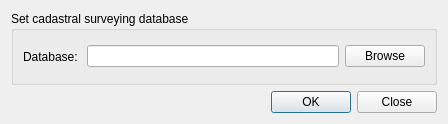
<?xml version="1.0" encoding="UTF-8"?>
<ui version="4.0">
 <class>SetCadastralSurveyingDatabase</class>
 <widget class="QDialog" name="SetCadastralSurveyingDatabase">
  <property name="geometry">
   <rect>
    <x>0</x>
    <y>0</y>
    <width>448</width>
    <height>124</height>
   </rect>
  </property>
  <property name="windowTitle">
   <string>Cadastrasl Surveying Database</string>
  </property>
  <layout class="QGridLayout" name="gridLayout_3">
   <item row="0" column="0">
    <widget class="QGroupBox" name="groupBox">
     <property name="title">
      <string>Set cadastral surveying database</string>
     </property>
     <layout class="QGridLayout" name="gridLayout_2">
      <item row="0" column="0">
       <layout class="QGridLayout" name="gridLayout">
        <item row="0" column="1">
         <widget class="QLineEdit" name="lineEditInputFile"/>
        </item>
        <item row="0" column="0">
         <widget class="QLabel" name="label">
          <property name="minimumSize">
           <size>
            <width>0</width>
            <height>27</height>
           </size>
          </property>
          <property name="text">
           <string>Database: </string>
          </property>
         </widget>
        </item>
        <item row="0" column="2">
         <widget class="QPushButton" name="btnBrowsInputFile">
          <property name="text">
           <string>Browse</string>
          </property>
         </widget>
        </item>
       </layout>
      </item>
     </layout>
    </widget>
   </item>
   <item row="1" column="0">
    <widget class="QDialogButtonBox" name="buttonBox">
     <property name="orientation">
      <enum>Qt::Horizontal</enum>
     </property>
     <property name="standardButtons">
      <set>QDialogButtonBox::Close|QDialogButtonBox::Ok</set>
     </property>
    </widget>
   </item>
  </layout>
 </widget>
 <resources/>
 <connections>
  <connection>
   <sender>buttonBox</sender>
   <signal>accepted()</signal>
   <receiver>SetCadastralSurveyingDatabase</receiver>
   <slot>accept()</slot>
   <hints>
    <hint type="sourcelabel">
     <x>248</x>
     <y>254</y>
    </hint>
    <hint type="destinationlabel">
     <x>157</x>
     <y>274</y>
    </hint>
   </hints>
  </connection>
  <connection>
   <sender>buttonBox</sender>
   <signal>rejected()</signal>
   <receiver>SetCadastralSurveyingDatabase</receiver>
   <slot>reject()</slot>
   <hints>
    <hint type="sourcelabel">
     <x>316</x>
     <y>260</y>
    </hint>
    <hint type="destinationlabel">
     <x>286</x>
     <y>274</y>
    </hint>
   </hints>
  </connection>
 </connections>
</ui>
